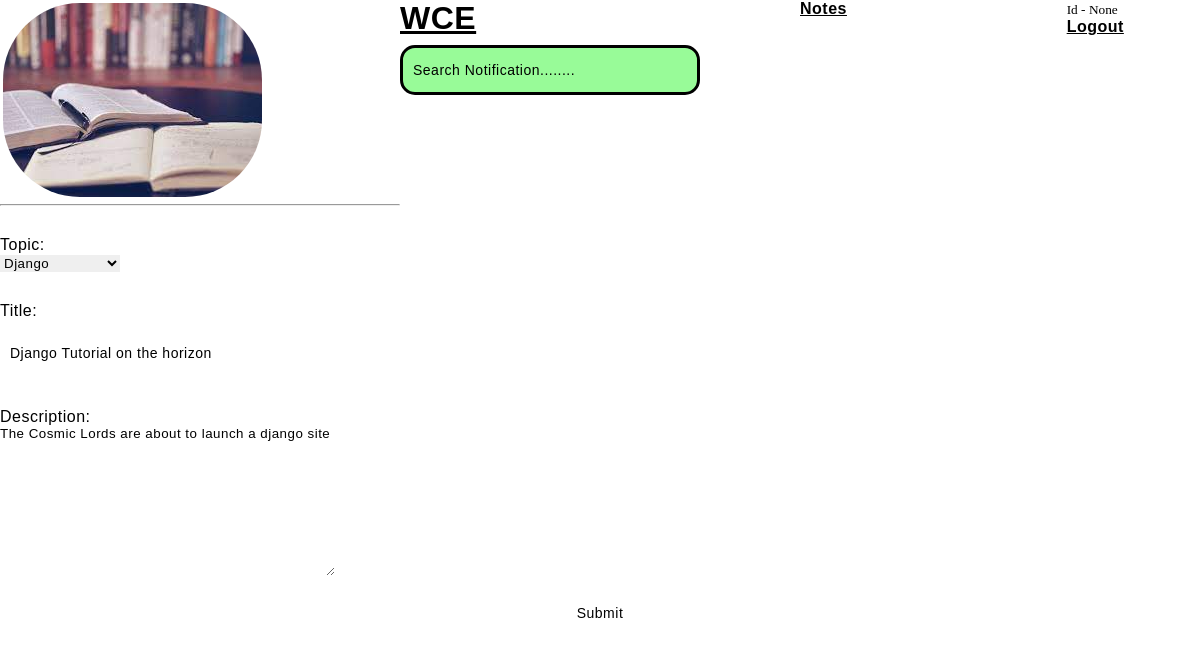
Before: /update-notification/2/ with the older database file.
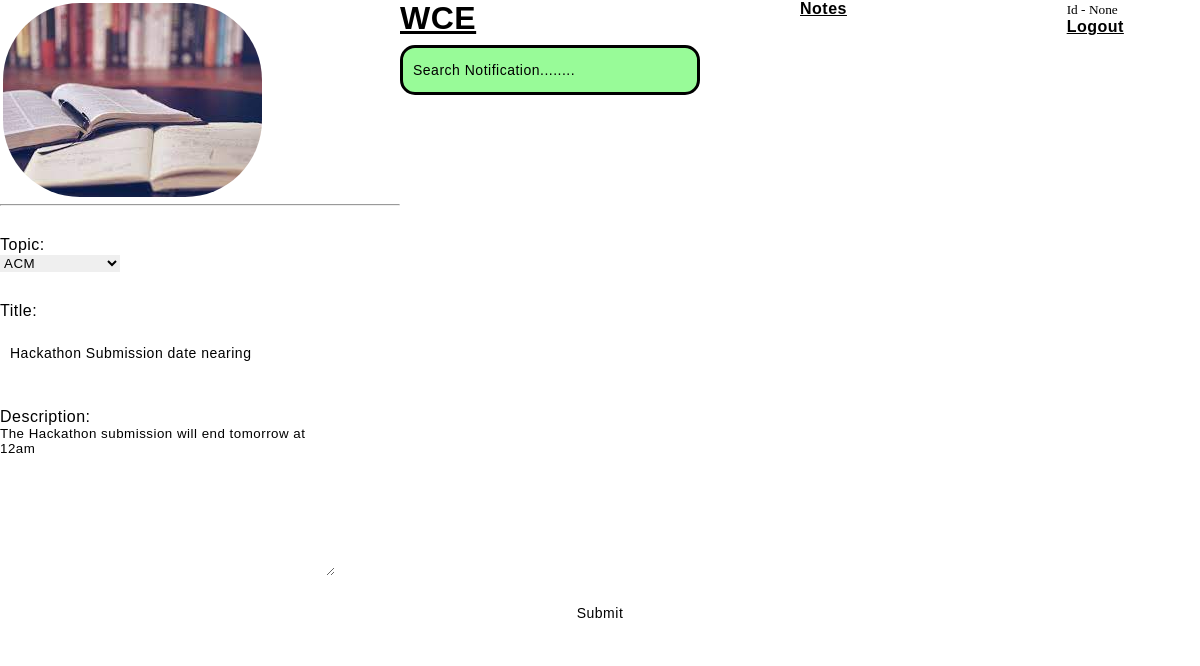
After: the same page with the newer database file.
### base/models.py (models this page shows, shortened)
class Notification(models.Model):
    host = models.ForeignKey(User, on_delete = models.CASCADE)
    topic = models.ForeignKey(Topic, on_delete = models.CASCADE)
    title = models.CharField(max_length=200)
    description = models.TextField(null = True, blank=True)
    updates = models.DateTimeField(auto_now = True)
    created = models.DateTimeField(auto_now_add = True)
    class Meta:
        ordering = ['-updates', '-created']

### base/views.py (the view)
# urls.py: path('update-notification/<str:pk>/', views.updateNotification, name = "update-notification"),
def updateNotification(request, pk):
    notification = Notification.objects.get(id = pk)
    form = NotificationForm(instance = notification)
    context = {'form' : form}
    if request.method == 'POST':
        form = NotificationForm(request.POST, instance = notification)
        if form.is_valid():
            form.save()
            return redirect('home')
    return render(request, 'base/notification_form.html', context)

### base/forms.py
class NotificationForm(ModelForm):
    class Meta:
        model = Notification
        fields = '__all__'
        exclude = ['host']

### base/models.py (called while the page is built)
    def __str__(self):
        return self.name

### base/templates/base/notification_form.html (shortened to what this page needs)
{% extends 'main.html' %}
{% block content %}
<div>
    <form method="POST" action="">
        {{form.as_p}}
        <input type="submit" value="Submit">
    </form>
</div>
{% endblock content %}

Changed rows visible on the page:
changed Notification: topic "Django" → "ACM"; title "Django Tutorial on the horizon" → "Hackathon Submission date nearing"; description "The Cosmic Lords are about to launch a django site" → "The Hackathon submission will end tomorrow at 12am"
